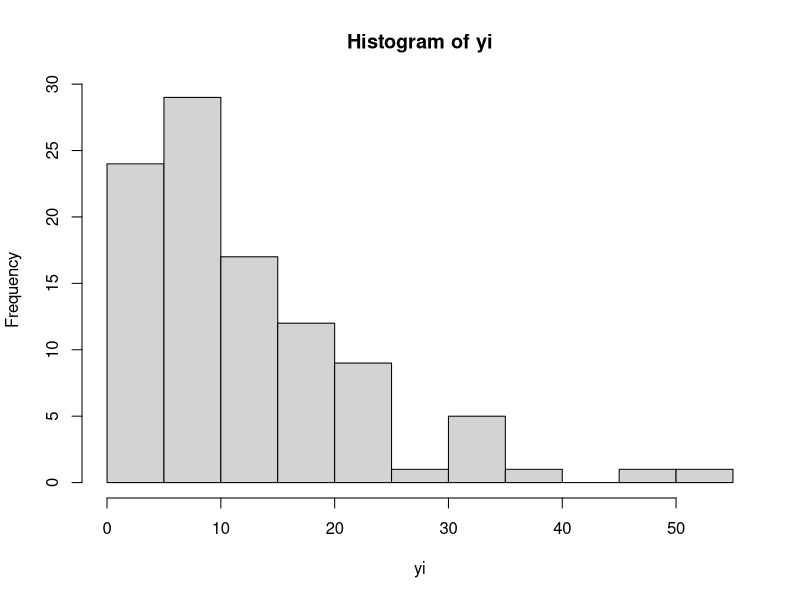
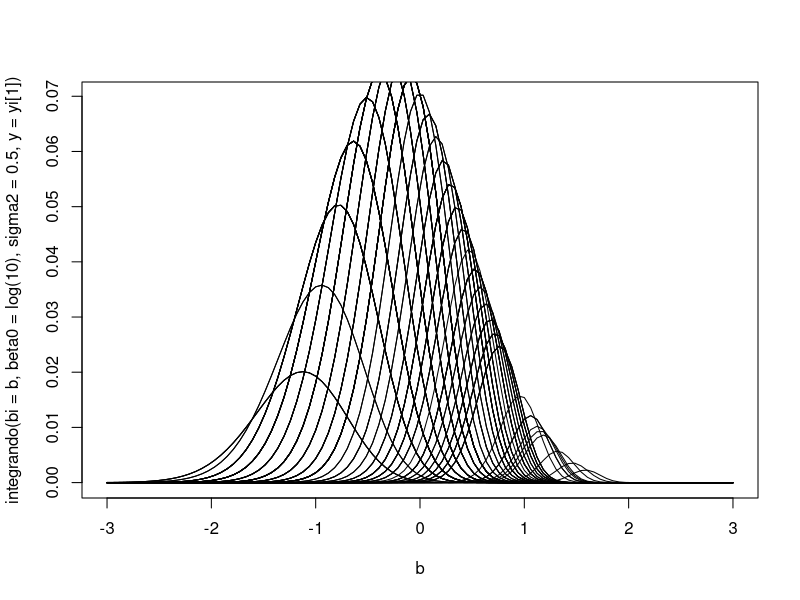

Generate these figures, in order, with R:
## Projeto: Modelo Poisson com efeito aleatório --------------------------------
## Prof. Wagner Hugo Bonat LEG/UFPR --------------------------------------------
## Data: 18/06/2021 ------------------------------------------------------------

## Fixando valores do parâmetros
sigma2 <- 0.5
beta0 <- log(10)

# Tamanho da amostra
set.seed(123)
n = 100

## Simular o efeito aleatório b_i
bi <- rnorm(n = n, mean = 0, sd = sqrt(sigma2))
bi

## Preditor linear
lambdai <- exp(beta0 + bi)

## Simulando os dados Yi's
yi <- rpois(n = n, lambda = lambdai)
hist(yi)

## FIM DA PARTE DE SIMULAÇÃO ---------------------------------------------------

integrando <- function(bi, beta0, sigma2, y) {
  lambda <- exp(beta0 + bi)
  out <- dpois(y, lambda = lambda)*dnorm(bi, mean = 0, sd = sqrt(sigma2))
  return(out)
}

## Gráfico do integrando
b <- seq(-3, 3, l = 100)
plot(integrando(bi = b, beta0 = log(10), sigma2 = 0.5, y = yi[1]) ~ b, type = "l")
for(i in 2:100) {
  lines(b, integrando(bi = b, beta0 = log(10), sigma2 = 0.5, y = yi[i]))
}

## Resolvendo a integral
integral <- c()
for(i in 1:100) {
  integral[i] <- integrate(f = integrando, lower = -Inf, upper = Inf, 
                           beta0 = beta0, sigma2 = sigma2, y = yi[i])$value
}

ll <- sum(log(integral))
ll

## Criando uma função: log-verossimilhança

my_ll <- function(par, y) {
  integral <- c()
  for(i in 1:length(y)) {
    integral[i] <- integrate(f = integrando, lower = -Inf, upper = Inf, 
                             beta0 = par[1], sigma2 = exp(par[2]), y = y[i])$value
  }
  print(c(round(par, 2)))
  ll <- sum(log(integral))
  return(-ll)
}

my_ll(par = c(beta0, log(sigma2) ), y = yi)

temp <- optim(par = c(log(8), log(0.3) ), fn = my_ll, y = yi, 
              method = "Nelder-Mead")
temp
temp2 <- optim(par = c(log(8), log(0.3) ), fn = my_ll, y = yi, 
              method = "BFGS")
temp2
temp3 <- optim(par = c(log(8), log(0.3) ), fn = my_ll, y = yi, 
               method = "SANN")

temp3 <- optim(par = c(log(8), log(0.3) ), fn = my_ll, y = yi, 
               method = "CG")
temp3


system.time(temp <- optim(par = c(log(8), log(0.3) ), fn = my_ll, y = yi, 
                          method = "CG"))



